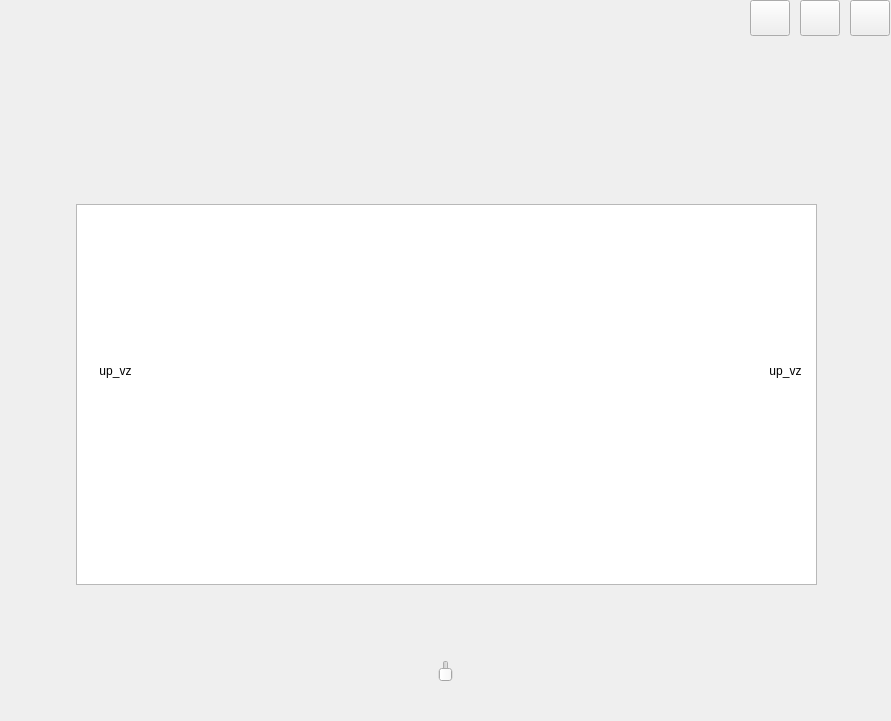
  <widget class="CSSCBasicWidget" name="csscBasicWidget_6" native="true">
   <property name="geometry">
    <rect>
     <x>593</x>
     <y>260</y>
     <width>891</width>
     <height>721</height>
    </rect>
   </property>
   <property name="borderColor" stdset="0">
    <color>
     <red>100</red>
     <green>100</green>
     <blue>100</blue>
    </color>
   </property>
   <property name="borderWidth" stdset="0">
    <number>2</number>
   </property>
   <property name="bgPixmap" stdset="0">
    <pixmap resource="../res.qrc">:/Image/bg.png</pixmap>
   </property>
   <widget class="QLabel" name="image">
    <property name="enabled">
     <bool>true</bool>
    </property>
    <property name="geometry">
     <rect>
      <x>75</x>
      <y>212</y>
      <width>741</width>
      <height>371</height>
     </rect>
    </property>
    <property name="text">
     <string>&lt;html&gt;&lt;head/&gt;&lt;body&gt;&lt;p&gt;&lt;br/&gt;&lt;/p&gt;&lt;/body&gt;&lt;/html&gt;</string>
    </property>
   </widget>
   <widget class="CSSCColorLabel" name="title" native="true">
    <property name="geometry">
     <rect>
      <x>190</x>
      <y>0</y>
      <width>500</width>
      <height>90</height>
     </rect>
    </property>
    <property name="font">
     <font>
      <pointsize>6</pointsize>
     </font>
    </property>
    <property name="fontColorSide" stdset="0">
     <color>
      <red>255</red>
      <green>0</green>
      <blue>0</blue>
     </color>
    </property>
    <property name="pixelSize" stdset="0">
     <number>25</number>
    </property>
    <property name="showText" stdset="0">
     <string>标题</string>
    </property>
   </widget>
   <widget class="CSSCColorLabel" name="answer" native="true">
    <property name="geometry">
     <rect>
      <x>210</x>
      <y>510</y>
      <width>461</width>
      <height>71</height>
     </rect>
    </property>
    <property name="font">
     <font>
      <pointsize>6</pointsize>
     </font>
    </property>
    <property name="autoFillBackground">
     <bool>false</bool>
    </property>
    <property name="fontColorSide" stdset="0">
     <color>
      <red>255</red>
      <green>0</green>
      <blue>0</blue>
     </color>
    </property>
    <property name="pixelSize" stdset="0">
     <number>22</number>
    </property>
    <property name="showText" stdset="0">
     <string/>
    </property>
    <property name="letterSpacing" stdset="0">
     <number>8</number>
    </property>
   </widget>
   <widget class="CSSCTextEdit" name="csscTextEdit">
    <property name="geometry">
     <rect>
      <x>76</x>
      <y>204</y>
      <width>741</width>
      <height>381</height>
     </rect>
    </property>
   </widget>
   <widget class="QLabel" name="image_2">
    <property name="enabled">
     <bool>true</bool>
    </property>
    <property name="geometry">
     <rect>
      <x>0</x>
      <y>480</y>
      <width>271</width>
      <height>181</height>
     </rect>
    </property>
    <property name="text">
     <string>&lt;html&gt;&lt;head/&gt;&lt;body&gt;&lt;p&gt;&lt;br/&gt;&lt;/p&gt;&lt;/body&gt;&lt;/html&gt;</string>
    </property>
   </widget>
   <widget class="QLabel" name="image_3">
    <property name="enabled">
     <bool>true</bool>
    </property>
    <property name="geometry">
     <rect>
      <x>649</x>
      <y>490</y>
      <width>241</width>
      <height>171</height>
     </rect>
    </property>
    <property name="text">
     <string>&lt;html&gt;&lt;head/&gt;&lt;body&gt;&lt;p&gt;&lt;br/&gt;&lt;/p&gt;&lt;/body&gt;&lt;/html&gt;</string>
    </property>
   </widget>
   <widget class="CSSCMediaControl" name="csscMediaControl" native="true">
    <property name="geometry">
     <rect>
      <x>0</x>
      <y>610</y>
      <width>881</width>
      <height>47</height>
     </rect>
    </property>
   </widget>
   <widget class="CSSCSliderTip" name="csscSliderTip">
    <property name="geometry">
     <rect>
      <x>60</x>
      <y>660</y>
      <width>771</width>
      <height>22</height>
     </rect>
    </property>
    <property name="maximum">
     <number>100</number>
    </property>
    <property name="value">
     <number>0</number>
    </property>
    <property name="invertedAppearance">
     <bool>false</bool>
    </property>
    <property name="invertedControls">
     <bool>false</bool>
    </property>
    <property name="tickPosition">
     <enum>QSlider::NoTicks</enum>
    </property>
    <property name="showTime" stdset="0">
     <bool>true</bool>
    </property>
    <property name="unit" stdset="0">
     <string/>
    </property>
   </widget>
   <widget class="QLabel" name="image_1">
    <property name="enabled">
     <bool>true</bool>
    </property>
    <property name="geometry">
     <rect>
      <x>360</x>
      <y>250</y>
      <width>410</width>
      <height>273</height>
     </rect>
    </property>
    <property name="text">
     <string>&lt;html&gt;&lt;head/&gt;&lt;body&gt;&lt;p&gt;&lt;br/&gt;&lt;/p&gt;&lt;/body&gt;&lt;/html&gt;</string>
    </property>
   </widget>
   <widget class="CSSCToolButton" name="big">
    <property name="geometry">
     <rect>
      <x>750</x>
      <y>0</y>
      <width>40</width>
      <height>36</height>
     </rect>
    </property>
    <property name="toolTip">
     <string>&lt;html&gt;&lt;head/&gt;&lt;body&gt;&lt;p&gt;放大地图&lt;/p&gt;&lt;/body&gt;&lt;/html&gt;</string>
    </property>
    <property name="styleSheet">
     <string>/*CSSCToolButton Start*/
CSSCToolButton
{
	border: 1px solid transparent;
	background-repeat:no-repeat;
	background-image:url(:/Image/Night/CSSCToolButton/icon_3_normal.png);
}
CSSCToolButton:hover
{
	border: 1px solid rgba(21, 197, 212, 255);
}
CSSCToolButton:pressed
{
	border: 1px solid rgba(21, 197, 212, 255);
	background-image:url(:/Image/Night/CSSCToolButton/icon_3_pressed.png);
}
CSSCToolButton:checked
{
	/*border: 1px solid rgba(21, 197, 212, 255);*/
	background-image:url(:/Image/Night/CSSCToolButton/icon_3_pressed.png);
}
CSSCToolButton:disabled
{
    border: 1px solid transparent;
	background-image:url(:/Image/Night/CSSCToolButton/icon_3_disable.png);
}
/*CSSCToolButton End*/</string>
    </property>
    <property name="SelectedIconName" stdset="0">
     <string>icon_3</string>
    </property>
   </widget>
   <widget class="CSSCToolButton" name="small">
    <property name="geometry">
     <rect>
      <x>800</x>
      <y>0</y>
      <width>40</width>
      <height>36</height>
     </rect>
    </property>
    <property name="toolTip">
     <string>&lt;html&gt;&lt;head/&gt;&lt;body&gt;&lt;p&gt;缩小地图&lt;/p&gt;&lt;/body&gt;&lt;/html&gt;</string>
    </property>
    <property name="whatsThis">
     <string>&lt;html&gt;&lt;head/&gt;&lt;body&gt;&lt;p&gt;缩小地图&lt;/p&gt;&lt;/body&gt;&lt;/html&gt;</string>
    </property>
    <property name="styleSheet">
     <string>/*CSSCToolButton Start*/
CSSCToolButton
{
	border: 1px solid transparent;
	background-repeat:no-repeat;
	background-image:url(:/Image/Night/CSSCToolButton/icon_2_normal.png);
}
CSSCToolButton:hover
{
	border: 1px solid rgba(21, 197, 212, 255);
}
CSSCToolButton:pressed
{
	border: 1px solid rgba(21, 197, 212, 255);
	background-image:url(:/Image/Night/CSSCToolButton/icon_2_pressed.png);
}
CSSCToolButton:checked
{
	/*border: 1px solid rgba(21, 197, 212, 255);*/
	background-image:url(:/Image/Night/CSSCToolButton/icon_2_pressed.png);
}
CSSCToolButton:disabled
{
    border: 1px solid transparent;
	background-image:url(:/Image/Night/CSSCToolButton/icon_2_disable.png);
}
/*CSSCToolButton End*/</string>
    </property>
    <property name="SelectedIconName" stdset="0">
     <string>icon_2</string>
    </property>
   </widget>
   <widget class="CSSCToolButton" name="all">
    <property name="geometry">
     <rect>
      <x>850</x>
      <y>0</y>
      <width>40</width>
      <height>36</height>
     </rect>
    </property>
    <property name="styleSheet">
     <string>/*CSSCToolButton Start*/
CSSCToolButton
{
	border: 1px solid transparent;
	background-repeat:no-repeat;
	background-image:url(:/Image/Night/CSSCToolButton/icon_4_normal.png);
}
CSSCToolButton:hover
{
	border: 1px solid rgba(21, 197, 212, 255);
}
CSSCToolButton:pressed
{
	border: 1px solid rgba(21, 197, 212, 255);
	background-image:url(:/Image/Night/CSSCToolButton/icon_4_pressed.png);
}
CSSCToolButton:checked
{
	/*border: 1px solid rgba(21, 197, 212, 255);*/
	background-image:url(:/Image/Night/CSSCToolButton/icon_4_pressed.png);
}
CSSCToolButton:disabled
{
    border: 1px solid transparent;
	background-image:url(:/Image/Night/CSSCToolButton/icon_4_disable.png);
}
/*CSSCToolButton End*/</string>
    </property>
    <property name="text">
     <string/>
    </property>
    <property name="SelectedIconName" stdset="0">
     <string>icon_4</string>
    </property>
   </widget>
   <widget class="QLabel" name="image_4">
    <property name="enabled">
     <bool>true</bool>
    </property>
    <property name="geometry">
     <rect>
      <x>500</x>
      <y>500</y>
      <width>241</width>
      <height>171</height>
     </rect>
    </property>
    <property name="text">
     <string>&lt;html&gt;&lt;head/&gt;&lt;body&gt;&lt;p&gt;&lt;br/&gt;&lt;/p&gt;&lt;/body&gt;&lt;/html&gt;</string>
    </property>
   </widget>
   <widget class="QToolButton" name="left">
    <property name="geometry">
     <rect>
      <x>80</x>
      <y>350</y>
      <width>71</width>
      <height>41</height>
     </rect>
    </property>
    <property name="text">
     <string>up_vz</string>
    </property>
    <property name="icon">
     <iconset resource="../res.qrc">
      <normaloff>:/Image/left.png</normaloff>:/Image/left.png</iconset>
    </property>
    <property name="iconSize">
     <size>
      <width>80</width>
      <height>50</height>
     </size>
    </property>
    <property name="autoRaise">
     <bool>true</bool>
    </property>
   </widget>
   <widget class="QToolButton" name="right">
    <property name="geometry">
     <rect>
      <x>750</x>
      <y>350</y>
      <width>71</width>
      <height>41</height>
     </rect>
    </property>
    <property name="text">
     <string>up_vz</string>
    </property>
    <property name="icon">
     <iconset resource="../res.qrc">
      <normaloff>:/Image/right.png</normaloff>:/Image/right.png</iconset>
    </property>
    <property name="iconSize">
     <size>
      <width>80</width>
      <height>50</height>
     </size>
    </property>
    <property name="autoRaise">
     <bool>true</bool>
    </property>
   </widget>
  </widget>
